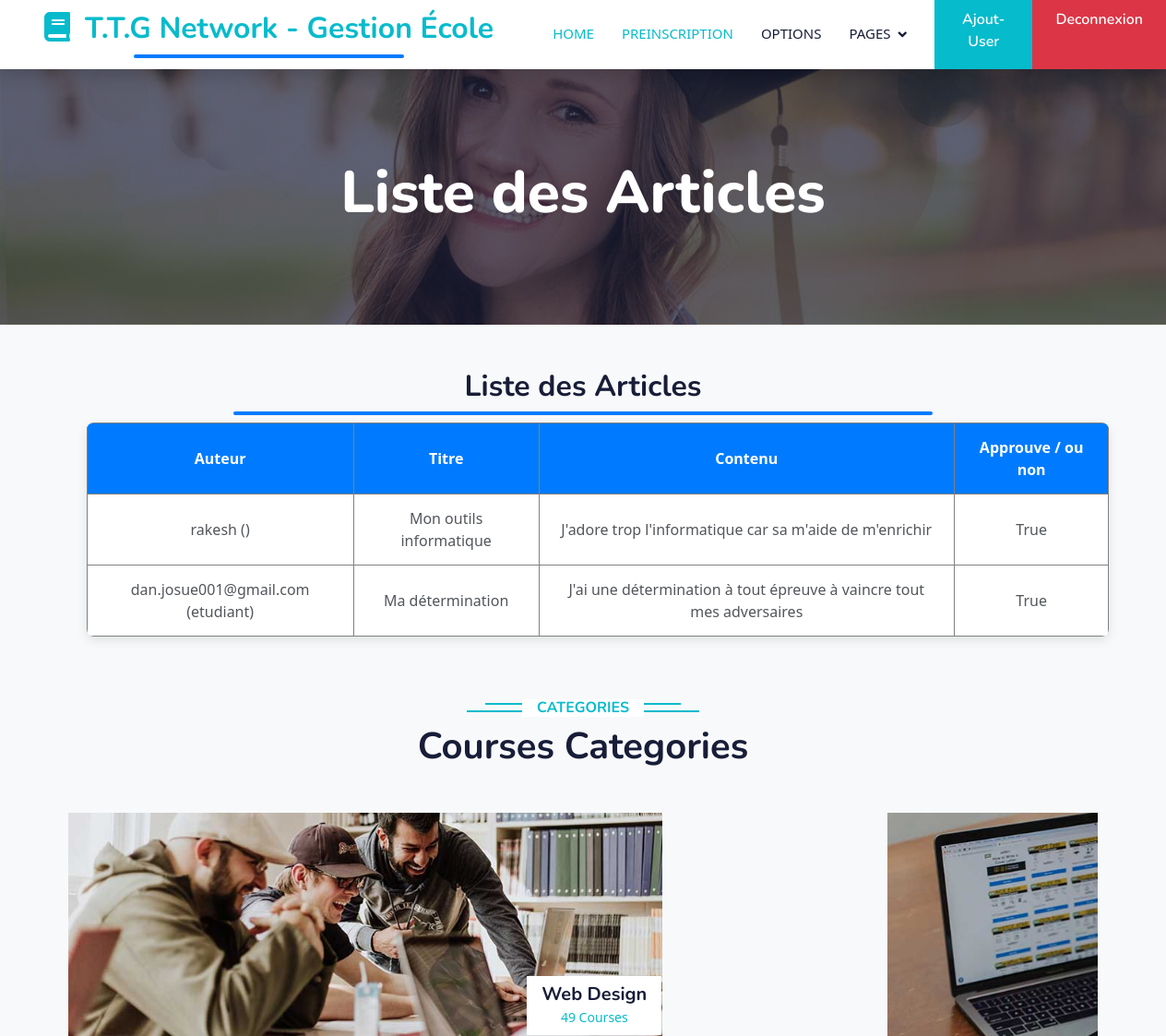
Before: /articles/ (signed in, upper part) with the older database file.
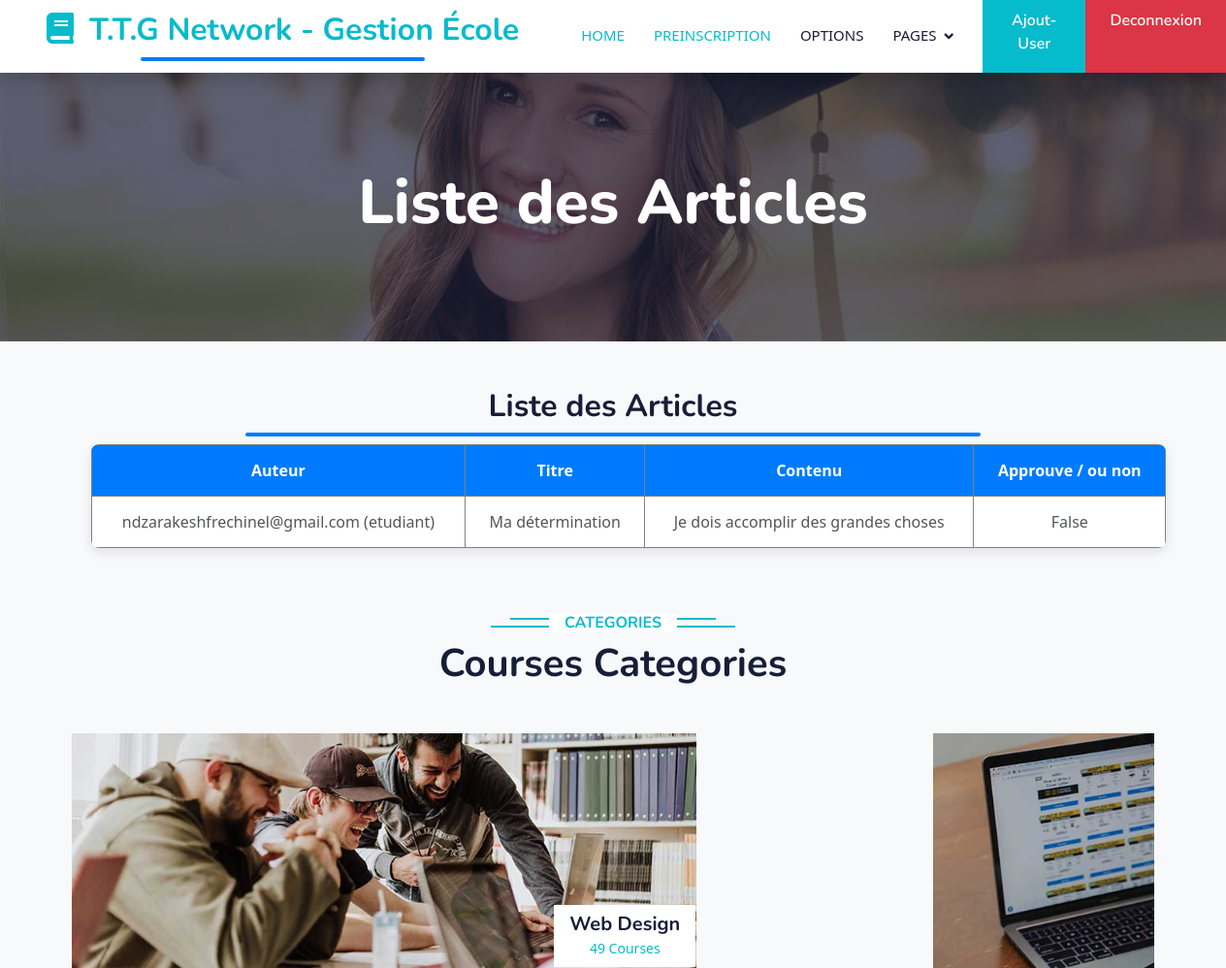
After: the same page with the newer database file.
### core/models.py (models this page shows, shortened)
class Article(models.Model):
    auteur = models.ForeignKey(User, on_delete=models.CASCADE)
    titre = models.CharField(max_length=200)
    contenu = models.TextField()
    date_publication = models.DateTimeField(auto_now_add=True)
    approuve = models.BooleanField(default=False)

class User(AbstractUser):
    ROLES = (
        ('admin', 'Administrateur'),
        ('formateur', 'Formateur'),
        ('etudiant', 'Étudiant'),
        ('parent', 'Parent'),
    )
    role = models.CharField(max_length=20, choices=ROLES)
    code_formateur = models.CharField(max_length=10, unique=True, null=True, blank=True)
    code_parent = models.CharField(max_length=10, unique=True, null=True, blank=True)
    matricule = models.CharField(max_length=30, unique=True, null=True, blank=True)
    def __str__(self):
        return f"{self.username} ({self.role})"

### core/views.py (the view)
# urls.py: path('articles/', views.articles_view, name='article'),
@login_required
def articles_view(request):
    articles = Article.objects.all()
    return render(request, 'liste_articles.html', {'articles': articles})

### core/templates/liste_articles.html (shortened to what this page needs)
{% extends "base.html" %}
{% load static %}
{% block content %}
<div class="container-fluid bg-primary py-5 mb-5 page-header">
  <div class="container py-5">
      <div class="row justify-content-center">
          <div class="col-lg-10 text-center">
              <h1 class="display-3 text-white animated slideInDown">Liste  des Articles</h1>
          </div>
      </div>
  </div>
</div>
  <h2>Liste des Articles</h2>
  <ul>
    <table class= "table-bordered">
        <thead>
          <th>Auteur</th>
          <th>Titre</th>
          <th>Contenu</th>
          <th>Approuve / ou non</th>
        </thead>
        {% for article in articles %}
        <tbody>
            <td>{{ article.auteur }}</td>
            <td> {{ article.titre }}</td>
            <td> {{ article.contenu }}</td>
            <td> {{ article.approuve }}</td>
        </tbody>
        {% endfor %}
    </table>
  </ul>
    <div class="container-xxl py-5 category">
      <div class="container">
          <div class="text-center wow fadeInUp" data-wow-delay="0.1s">
              <h6 class="section-title bg-white text-center text-primary px-3">Categories</h6>
              <h1 class="mb-5">Courses Categories</h1>
          </div>
          <div class="row g-3">
              <div class="col-lg-7 col-md-6">
                  <div class="row g-3">
                      <div class="col-lg-12 col-md-12 wow zoomIn" data-wow-delay="0.1s">
                          <a class="position-relative d-block overflow-hidden" href="">
                              <img class="img-fluid" src="{% static 'img/cat-1.jpg' %}" alt="">
                              <div class="bg-white text-center position-absolute bottom-0 end-0 py-2 px-3" style="margin: 1px;">
                                  <h5 class="m-0">Web Design</h5>
                                  <small class="text-primary">49 Courses</small>
                              </div>
                          </a>
                      </div>
                  </div>
              </div>
              <div class="col-lg-5 col-md-6 wow zoomIn" data-wow-delay="0.7s" style="min-height: 350px;">
                  <a class="position-relative d-block h-100 overflow-hidden" href="">
                      <img class="img-fluid position-absolute w-100 h-100" src="{% static 'img/cat-4.jpg' %}" alt="" style="object-fit: cover;">
                  </a>
              </div>
          </div>
      </div>
  </div>
{% endblock %}

### core/templates/base.html (shortened to what this page needs)
{% load static %}
<!DOCTYPE html>
<head>
    <link href="https://cdnjs.cloudflare.com/ajax/libs/font-awesome/5.10.0/css/all.min.css" rel="stylesheet">
    <link href=" https://cdn.jsdelivr.net/npm/bootstrap-icons@1.4.1/font/bootstrap-icons.css" rel="stylesheet">
    <link href="{% static 'lib/animate/animate.min.css' %}" rel="stylesheet">
    <link href="{% static 'lib/owlcarousel/assets/owl.carousel.min.css' %}" rel="stylesheet">
    <link href="{% static 'css/bootstrap.min.css' %}" rel="stylesheet">
    <link href="{% static 'css/style.css' %}" rel="stylesheet">
</head>
<body>
    <nav class="navbar navbar-expand-lg bg-white navbar-light shadow sticky-top p-0">
        <a href="{% url 'index' %" class="navbar-brand d-flex align-items-center px-4 px-lg-5">
            <h2 class="m-0 text-primary"><i class="fa fa-book me-3"></i>T.T.G Network - Gestion École</h2>
        </a>
        <div class="collapse navbar-collapse" id="navbarCollapse">
            <div class="navbar-nav ms-auto p-4 p-lg-0">
                <a href="{% url 'index' %}" class="nav-item nav-link active">Home</a>
                <a href="{% url 'preinscription' %}" class="nav-item nav-link active">Preinscription</a>
                <a href="{% url 'options' %}" class="nav-item nav-link">Options</a>
                <div class="nav-item dropdown">
                    <a href="#" class="nav-link dropdown-toggle" data-bs-toggle="dropdown">Pages</a>
                </div>
                <a href="{% url 'urlregister' %}" class="btn btn-primary py-2 px-4 d-none d-lg-block">Ajout-User</a>
                <a href="{% url 'urllogout' %}" class="btn btn-danger py-2 px-4 d-none d-lg-block">Deconnexion</a>
            </div>
        </div>
    </nav>
     {% block content %}{% endblock %}
</body>
</html>

### core/static/css/style.css (style rules this page uses)
.btn { font-family: 'Nunito', sans-serif; font-weight: 600; transition: .5s; }
.btn.btn-primary, .btn.btn-secondary { color: #FFFFFF; }
.navbar .dropdown-toggle::after { border: none; content: "\f107"; font-family: "Font Awesome 5 Free"; font-weight: 900; vertical-align: middle; margin-left: 8px; }
.navbar-light .navbar-nav .nav-link { margin-right: 30px; padding: 25px 0; color: #FFFFFF; font-size: 15px; text-transform: uppercase; outline: none; }
.navbar-light .navbar-nav .nav-link:hover, .navbar-light .navbar-nav .nav-link.active { color: var(--primary); }
.navbar-light .navbar-brand, .navbar-light a.btn { height: 75px; }
.navbar-light .navbar-nav .nav-link { color: var(--dark); font-weight: 500; }
.navbar-light.sticky-top { top: -100px; transition: .5s; }
.page-header { background: linear-gradient(rgba(24, 29, 56, .7), rgba(24, 29, 56, .7)), url(../img/carousel-1.jpg); background-position: center center; background-repeat: no-repeat; background-size: cover; }
.section-title { position: relative; display: inline-block; text-transform: uppercase; }
.section-title::before { position: absolute; content: ""; width: calc(100% + 80px); height: 2px; top: 4px; left: -40px; background: var(--primary); z-index: -1; }
.section-title::after { position: absolute; content: ""; width: calc(100% + 120px); height: 2px; bottom: 5px; left: -60px; background: var(--primary); z-index: -1; }
.category img, .course-item img { transition: .5s; }

### core/templates/base.html (style rules this page uses)
img, video { max-width: 100%; height: auto; }

### core/templates/liste_articles.html (style rules this page uses)
h2::after { content: ''; display: block; width: 60%; height: 4px; background-color: #007BFF; margin: 8px auto 0; border-radius: 2px; }
body { font-family: 'Segoe UI', Tahoma, Geneva, Verdana, sans-serif; background-color: #f8f9fa; text-align: center; }
table { width: 90%; margin: 0 auto; border-collapse: collapse; background-color: #fff; box-shadow: 0 4px 12px rgba(0, 0, 0, 0.1); border-radius: 8px; overflow: hidden; }
thead { background-color: #007BFF; color: white; }
th, td { padding: 14px 18px; text-align: center; border-bottom: 1px solid #ddd; }
tr:last-child td { border-bottom: none; }

Changed rows visible on the page:
removed Article: auteur "rakesh ()", titre "Mon outils informatique", contenu "J'adore trop l'informatique car sa m'aide de m'enrichir", approuve "True"
removed Article: auteur "dan.josue001@gmail.com (etudiant)", titre "Ma détermination", contenu "J'ai une détermination à tout épreuve à vaincre tout mes adversaires", approuve "True"
added Article: auteur "ndzarakeshfrechinel@gmail.com (etudiant)", titre "Ma détermination", contenu "Je dois accomplir des grandes choses", approuve "False"
